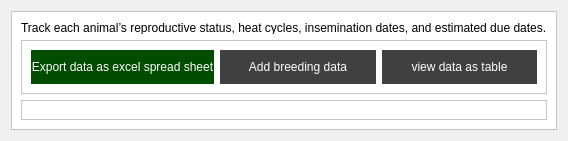
                         <widget class="QWidget" name="breedingTracking">
                          <attribute name="title">
                           <string>Track Breeding Cycles</string>
                          </attribute>
                          <layout class="QGridLayout" name="gridLayout_19">
                           <item row="0" column="0">
                            <widget class="QFrame" name="frame_26">
                             <property name="styleSheet">
                              <string notr="true">*{
	background-color: #fff;
	color: #000;
}</string>
                             </property>
                             <property name="frameShape">
                              <enum>QFrame::StyledPanel</enum>
                             </property>
                             <property name="frameShadow">
                              <enum>QFrame::Raised</enum>
                             </property>
                             <layout class="QGridLayout" name="gridLayout_44">
                              <item row="0" column="0">
                               <widget class="QLabel" name="label_34">
                                <property name="maximumSize">
                                 <size>
                                  <width>727</width>
                                  <height>13</height>
                                 </size>
                                </property>
                                <property name="text">
                                 <string>Track each animal’s reproductive status, heat cycles, insemination dates, and estimated due dates.</string>
                                </property>
                               </widget>
                              </item>
                              <item row="1" column="0">
                               <widget class="QFrame" name="frame_40">
                                <property name="maximumSize">
                                 <size>
                                  <width>727</width>
                                  <height>56</height>
                                 </size>
                                </property>
                                <property name="frameShape">
                                 <enum>QFrame::StyledPanel</enum>
                                </property>
                                <property name="frameShadow">
                                 <enum>QFrame::Raised</enum>
                                </property>
                                <layout class="QGridLayout" name="gridLayout_45">
                                 <item row="0" column="0">
                                  <widget class="QPushButton" name="pushButton_11">
                                   <property name="cursor">
                                    <cursorShape>PointingHandCursor</cursorShape>
                                   </property>
                                   <property name="styleSheet">
                                    <string notr="true">QPushButton{
	border: none;
	background-color: #004d00;
	padding-top: 10px;
	padding-bottom: 10px;
	color: #fff;
}

QPushButton::hover{
	background-color: #009900;
}</string>
                                   </property>
                                   <property name="text">
                                    <string>Export data as excel spread sheet</string>
                                   </property>
                                   <property name="icon">
                                    <iconset resource="../resource_files/resources.qrc">
                                     <normaloff>:/icons_svg/images/icons-svg/icons8_microsoft_excel.svg</normaloff>:/icons_svg/images/icons-svg/icons8_microsoft_excel.svg</iconset>
                                   </property>
                                  </widget>
                                 </item>
                                 <item row="0" column="1">
                                  <widget class="QPushButton" name="pushButton_8">
                                   <property name="cursor">
                                    <cursorShape>PointingHandCursor</cursorShape>
                                   </property>
                                   <property name="styleSheet">
                                    <string notr="true">QPushButton{
border: none;
padding: 10px;
color: #fff;
background: #404040;
}

QPushButton::hover{
	background: #102030
}
</string>
                                   </property>
                                   <property name="text">
                                    <string>Add breeding data</string>
                                   </property>
                                   <property name="icon">
                                    <iconset resource="../resource_files/resources.qrc">
                                     <normaloff>:/icons_svg/images/icons-svg/icons8_plus_math.svg</normaloff>:/icons_svg/images/icons-svg/icons8_plus_math.svg</iconset>
                                   </property>
                                  </widget>
                                 </item>
                                 <item row="0" column="2">
                                  <widget class="QPushButton" name="pushButton_12">
                                   <property name="cursor">
                                    <cursorShape>PointingHandCursor</cursorShape>
                                   </property>
                                   <property name="styleSheet">
                                    <string notr="true">QPushButton{
border: none;
padding: 10px;
color: #fff;
background: #404040;
}

QPushButton::hover{
	background: #102030
}
</string>
                                   </property>
                                   <property name="text">
                                    <string>view data as table</string>
                                   </property>
                                   <property name="icon">
                                    <iconset resource="../resource_files/resources.qrc">
                                     <normaloff>:/icons/images/icons/cil-view-module.png</normaloff>:/icons/images/icons/cil-view-module.png</iconset>
                                   </property>
                                  </widget>
                                 </item>
                                </layout>
                               </widget>
                              </item>
                              <item row="2" column="0">
                               <widget class="QFrame" name="frame_41">
                                <property name="frameShape">
                                 <enum>QFrame::StyledPanel</enum>
                                </property>
                                <property name="frameShadow">
                                 <enum>QFrame::Raised</enum>
                                </property>
                                <layout class="QGridLayout" name="gridLayout_46">
                                 <item row="0" column="0">
                                  <layout class="QVBoxLayout" name="trackBreedingCyclesTable"/>
                                 </item>
                                </layout>
                               </widget>
                              </item>
                             </layout>
                            </widget>
                           </item>
                          </layout>
                         </widget>
